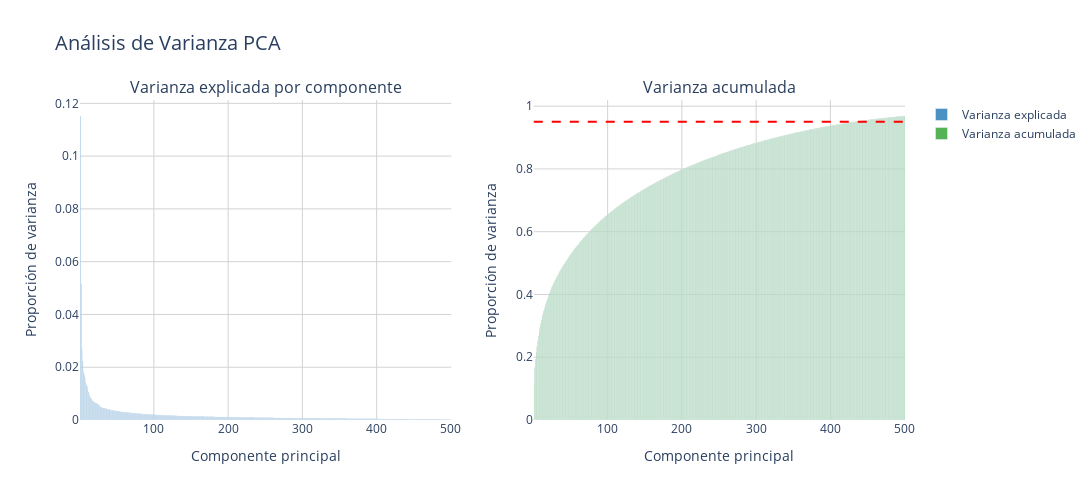

Notebook code cell kept with this figure:
### Code cell
import plotly.express as px
import plotly.graph_objects as go
from plotly.subplots import make_subplots
import pandas as pd

# Obtener varianzas
var_explicada = pca.explained_variance_ratio_ 
var_acumulada = np.cumsum(var_explicada)

# Crear DataFrames para Plotly
df_var_explicada = pd.DataFrame({
    'Componente': range(1, len(var_explicada)+1),
    'Varianza': var_explicada
})

df_var_acumulada = pd.DataFrame({
    'Componente': range(1, len(var_acumulada)+1),
    'Varianza': var_acumulada
})

# Crear subplots usando Plotly Express
fig = make_subplots(rows=1, cols=2, subplot_titles=('Varianza explicada por componente', 'Varianza acumulada'))

# Varianza explicada
fig.add_trace(
    go.Bar(
        x=df_var_explicada['Componente'], 
        y=df_var_explicada['Varianza'], 
        name='Varianza explicada',
        marker_color='#1f77b4',  # Azul más oscuro
        opacity=0.8
    ),
    row=1, col=1
)

# Varianza acumulada
fig.add_trace(
    go.Bar(
        x=df_var_acumulada['Componente'], 
        y=df_var_acumulada['Varianza'], 
        name='Varianza acumulada',
        marker_color='#2ca02c',  # Verde más oscuro
        opacity=0.8
    ),
    row=1, col=2
)

# Agregar línea de 95% de varianza
fig.add_hline(
    y=0.95, 
    line_dash="dash", 
    line_color="red",
    line_width=2,
    row=1, 
    col=2
)

# Actualizar layout
fig.update_layout(
    height=500,
    width=1200,
    showlegend=True,
    title_text="Análisis de Varianza PCA",
    title_font_size=20,
    plot_bgcolor='white',
    paper_bgcolor='white',
    xaxis_title="Componente principal",
    yaxis_title="Proporción de varianza",
    xaxis2_title="Componente principal",
    yaxis2_title="Proporción de varianza",
    font=dict(size=12),
    margin=dict(t=100)
)

# Actualizar ejes para mejor visualización
fig.update_xaxes(showgrid=True, gridwidth=1, gridcolor='LightGray')
fig.update_yaxes(showgrid=True, gridwidth=1, gridcolor='LightGray')

fig.show()

### Figure 1 — Plotly figure (JSON) as saved in the notebook; plotly's stock layout.template omitted (floating-point values rounded to 4 significant figures; data arrays with more than 128 entries replaced by an {"elided": "..."} marker saying what was removed)
{"data": [{"marker": {"color": "#1f77b4"}, "name": "Varianza explicada", "opacity": 0.8, "type": "bar", "x": {"elided": "500 int values"}, "xaxis": "x", "y": {"elided": "500 float values"}, "yaxis": "y"}, {"marker": {"color": "#2ca02c"}, "name": "Varianza acumulada", "opacity": 0.8, "type": "bar", "x": {"elided": "500 int values"}, "xaxis": "x2", "y": {"elided": "500 float values"}, "yaxis": "y2"}], "layout": {"annotations": [{"font": {"size": 16}, "showarrow": false, "text": "Varianza explicada por componente", "x": 0.225, "xanchor": "center", "xref": "paper", "y": 1, "yanchor": "bottom", "yref": "paper"}, {"font": {"size": 16}, "showarrow": false, "text": "Varianza acumulada", "x": 0.775, "xanchor": "center", "xref": "paper", "y": 1, "yanchor": "bottom", "yref": "paper"}], "font": {"size": 12}, "height": 500, "margin": {"t": 100}, "paper_bgcolor": "white", "plot_bgcolor": "white", "shapes": [{"line": {"color": "red", "dash": "dash", "width": 2}, "type": "line", "x0": 0, "x1": 1, "xref": "x2 domain", "y0": 0.95, "y1": 0.95, "yref": "y2"}], "showlegend": true, "title": {"font": {"size": 20}, "text": "Análisis de Varianza PCA"}, "width": 1200, "xaxis": {"anchor": "y", "domain": [0, 0.45], "gridcolor": "LightGray", "gridwidth": 1, "showgrid": true, "title": {"text": "Componente principal"}}, "xaxis2": {"anchor": "y2", "domain": [0.55, 1], "gridcolor": "LightGray", "gridwidth": 1, "showgrid": true, "title": {"text": "Componente principal"}}, "yaxis": {"anchor": "x", "domain": [0, 1], "gridcolor": "LightGray", "gridwidth": 1, "showgrid": true, "title": {"text": "Proporción de varianza"}}, "yaxis2": {"anchor": "x2", "domain": [0, 1], "gridcolor": "LightGray", "gridwidth": 1, "showgrid": true, "title": {"text": "Proporción de varianza"}}}}
